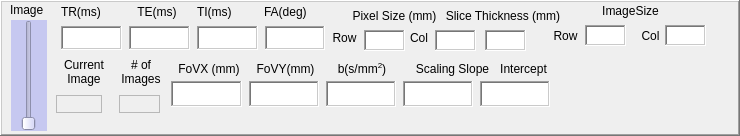
    <widget class="QFrame" name="frmImageParameters">
     <property name="geometry">
      <rect>
       <x>5</x>
       <y>335</y>
       <width>740</width>
       <height>136</height>
      </rect>
     </property>
     <property name="autoFillBackground">
      <bool>true</bool>
     </property>
     <property name="frameShape">
      <enum>QFrame::WinPanel</enum>
     </property>
     <property name="frameShadow">
      <enum>QFrame::Raised</enum>
     </property>
     <widget class="QSlider" name="vsImage">
      <property name="geometry">
       <rect>
        <x>11</x>
        <y>20</y>
        <width>36</width>
        <height>111</height>
       </rect>
      </property>
      <property name="palette">
       <palette>
        <active>
         <colorrole role="WindowText">
          <brush brushstyle="SolidPattern">
           <color alpha="255">
            <red>0</red>
            <green>0</green>
            <blue>0</blue>
           </color>
          </brush>
         </colorrole>
         <colorrole role="Button">
          <brush brushstyle="SolidPattern">
           <color alpha="255">
            <red>198</red>
            <green>200</green>
            <blue>240</blue>
           </color>
          </brush>
         </colorrole>
         <colorrole role="Light">
          <brush brushstyle="SolidPattern">
           <color alpha="255">
            <red>255</red>
            <green>255</green>
            <blue>255</blue>
           </color>
          </brush>
         </colorrole>
         <colorrole role="Midlight">
          <brush brushstyle="SolidPattern">
           <color alpha="255">
            <red>226</red>
            <green>227</green>
            <blue>247</blue>
           </color>
          </brush>
         </colorrole>
         <colorrole role="Dark">
          <brush brushstyle="SolidPattern">
           <color alpha="255">
            <red>99</red>
            <green>100</green>
            <blue>120</blue>
           </color>
          </brush>
         </colorrole>
         <colorrole role="Mid">
          <brush brushstyle="SolidPattern">
           <color alpha="255">
            <red>132</red>
            <green>133</green>
            <blue>160</blue>
           </color>
          </brush>
         </colorrole>
         <colorrole role="Text">
          <brush brushstyle="SolidPattern">
           <color alpha="255">
            <red>0</red>
            <green>0</green>
            <blue>0</blue>
           </color>
          </brush>
         </colorrole>
         <colorrole role="BrightText">
          <brush brushstyle="SolidPattern">
           <color alpha="255">
            <red>255</red>
            <green>255</green>
            <blue>255</blue>
           </color>
          </brush>
         </colorrole>
         <colorrole role="ButtonText">
          <brush brushstyle="SolidPattern">
           <color alpha="255">
            <red>0</red>
            <green>0</green>
            <blue>0</blue>
           </color>
          </brush>
         </colorrole>
         <colorrole role="Base">
          <brush brushstyle="SolidPattern">
           <color alpha="255">
            <red>255</red>
            <green>255</green>
            <blue>255</blue>
           </color>
          </brush>
         </colorrole>
         <colorrole role="Window">
          <brush brushstyle="SolidPattern">
           <color alpha="255">
            <red>198</red>
            <green>200</green>
            <blue>240</blue>
           </color>
          </brush>
         </colorrole>
         <colorrole role="Shadow">
          <brush brushstyle="SolidPattern">
           <color alpha="255">
            <red>0</red>
            <green>0</green>
            <blue>0</blue>
           </color>
          </brush>
         </colorrole>
         <colorrole role="AlternateBase">
          <brush brushstyle="SolidPattern">
           <color alpha="255">
            <red>226</red>
            <green>227</green>
            <blue>247</blue>
           </color>
          </brush>
         </colorrole>
         <colorrole role="ToolTipBase">
          <brush brushstyle="SolidPattern">
           <color alpha="255">
            <red>255</red>
            <green>255</green>
            <blue>220</blue>
           </color>
          </brush>
         </colorrole>
         <colorrole role="ToolTipText">
          <brush brushstyle="SolidPattern">
           <color alpha="255">
            <red>0</red>
            <green>0</green>
            <blue>0</blue>
           </color>
          </brush>
         </colorrole>
        </active>
        <inactive>
         <colorrole role="WindowText">
          <brush brushstyle="SolidPattern">
           <color alpha="255">
            <red>0</red>
            <green>0</green>
            <blue>0</blue>
           </color>
          </brush>
         </colorrole>
         <colorrole role="Button">
          <brush brushstyle="SolidPattern">
           <color alpha="255">
            <red>198</red>
            <green>200</green>
            <blue>240</blue>
           </color>
          </brush>
         </colorrole>
         <colorrole role="Light">
          <brush brushstyle="SolidPattern">
           <color alpha="255">
            <red>255</red>
            <green>255</green>
            <blue>255</blue>
           </color>
          </brush>
         </colorrole>
         <colorrole role="Midlight">
          <brush brushstyle="SolidPattern">
           <color alpha="255">
            <red>226</red>
            <green>227</green>
            <blue>247</blue>
           </color>
          </brush>
         </colorrole>
         <colorrole role="Dark">
          <brush brushstyle="SolidPattern">
           <color alpha="255">
            <red>99</red>
            <green>100</green>
            <blue>120</blue>
           </color>
          </brush>
         </colorrole>
         <colorrole role="Mid">
          <brush brushstyle="SolidPattern">
           <color alpha="255">
            <red>132</red>
            <green>133</green>
            <blue>160</blue>
           </color>
          </brush>
         </colorrole>
         <colorrole role="Text">
          <brush brushstyle="SolidPattern">
           <color alpha="255">
            <red>0</red>
            <green>0</green>
            <blue>0</blue>
           </color>
          </brush>
         </colorrole>
         <colorrole role="BrightText">
          <brush brushstyle="SolidPattern">
           <color alpha="255">
            <red>255</red>
            <green>255</green>
            <blue>255</blue>
           </color>
          </brush>
         </colorrole>
         <colorrole role="ButtonText">
          <brush brushstyle="SolidPattern">
           <color alpha="255">
            <red>0</red>
            <green>0</green>
            <blue>0</blue>
           </color>
          </brush>
         </colorrole>
         <colorrole role="Base">
          <brush brushstyle="SolidPattern">
           <color alpha="255">
            <red>255</red>
            <green>255</green>
            <blue>255</blue>
           </color>
          </brush>
         </colorrole>
         <colorrole role="Window">
          <brush brushstyle="SolidPattern">
           <color alpha="255">
            <red>198</red>
            <green>200</green>
            <blue>240</blue>
           </color>
          </brush>
         </colorrole>
         <colorrole role="Shadow">
          <brush brushstyle="SolidPattern">
           <color alpha="255">
            <red>0</red>
            <green>0</green>
            <blue>0</blue>
           </color>
          </brush>
         </colorrole>
         <colorrole role="AlternateBase">
          <brush brushstyle="SolidPattern">
           <color alpha="255">
            <red>226</red>
            <green>227</green>
            <blue>247</blue>
           </color>
          </brush>
         </colorrole>
         <colorrole role="ToolTipBase">
          <brush brushstyle="SolidPattern">
           <color alpha="255">
            <red>255</red>
            <green>255</green>
            <blue>220</blue>
           </color>
          </brush>
         </colorrole>
         <colorrole role="ToolTipText">
          <brush brushstyle="SolidPattern">
           <color alpha="255">
            <red>0</red>
            <green>0</green>
            <blue>0</blue>
           </color>
          </brush>
         </colorrole>
        </inactive>
        <disabled>
         <colorrole role="WindowText">
          <brush brushstyle="SolidPattern">
           <color alpha="255">
            <red>99</red>
            <green>100</green>
            <blue>120</blue>
           </color>
          </brush>
         </colorrole>
         <colorrole role="Button">
          <brush brushstyle="SolidPattern">
           <color alpha="255">
            <red>198</red>
            <green>200</green>
            <blue>240</blue>
           </color>
          </brush>
         </colorrole>
         <colorrole role="Light">
          <brush brushstyle="SolidPattern">
           <color alpha="255">
            <red>255</red>
            <green>255</green>
            <blue>255</blue>
           </color>
          </brush>
         </colorrole>
         <colorrole role="Midlight">
          <brush brushstyle="SolidPattern">
           <color alpha="255">
            <red>226</red>
            <green>227</green>
            <blue>247</blue>
           </color>
          </brush>
         </colorrole>
         <colorrole role="Dark">
          <brush brushstyle="SolidPattern">
           <color alpha="255">
            <red>99</red>
            <green>100</green>
            <blue>120</blue>
           </color>
          </brush>
         </colorrole>
         <colorrole role="Mid">
          <brush brushstyle="SolidPattern">
           <color alpha="255">
            <red>132</red>
            <green>133</green>
            <blue>160</blue>
           </color>
          </brush>
         </colorrole>
         <colorrole role="Text">
          <brush brushstyle="SolidPattern">
           <color alpha="255">
            <red>99</red>
            <green>100</green>
            <blue>120</blue>
           </color>
          </brush>
         </colorrole>
         <colorrole role="BrightText">
          <brush brushstyle="SolidPattern">
           <color alpha="255">
            <red>255</red>
            <green>255</green>
            <blue>255</blue>
           </color>
          </brush>
         </colorrole>
         <colorrole role="ButtonText">
          <brush brushstyle="SolidPattern">
           <color alpha="255">
            <red>99</red>
            <green>100</green>
            <blue>120</blue>
           </color>
          </brush>
         </colorrole>
         <colorrole role="Base">
          <brush brushstyle="SolidPattern">
           <color alpha="255">
            <red>198</red>
            <green>200</green>
            <blue>240</blue>
           </color>
          </brush>
         </colorrole>
         <colorrole role="Window">
          <brush brushstyle="SolidPattern">
           <color alpha="255">
            <red>198</red>
            <green>200</green>
            <blue>240</blue>
           </color>
          </brush>
         </colorrole>
         <colorrole role="Shadow">
          <brush brushstyle="SolidPattern">
           <color alpha="255">
            <red>0</red>
            <green>0</green>
            <blue>0</blue>
           </color>
          </brush>
         </colorrole>
         <colorrole role="AlternateBase">
          <brush brushstyle="SolidPattern">
           <color alpha="255">
            <red>198</red>
            <green>200</green>
            <blue>240</blue>
           </color>
          </brush>
         </colorrole>
         <colorrole role="ToolTipBase">
          <brush brushstyle="SolidPattern">
           <color alpha="255">
            <red>255</red>
            <green>255</green>
            <blue>220</blue>
           </color>
          </brush>
         </colorrole>
         <colorrole role="ToolTipText">
          <brush brushstyle="SolidPattern">
           <color alpha="255">
            <red>0</red>
            <green>0</green>
            <blue>0</blue>
           </color>
          </brush>
         </colorrole>
        </disabled>
       </palette>
      </property>
      <property name="autoFillBackground">
       <bool>true</bool>
      </property>
      <property name="minimum">
       <number>1</number>
      </property>
      <property name="pageStep">
       <number>1</number>
      </property>
      <property name="orientation">
       <enum>Qt::Vertical</enum>
      </property>
      <property name="invertedAppearance">
       <bool>false</bool>
      </property>
      <property name="tickPosition">
       <enum>QSlider::NoTicks</enum>
      </property>
     </widget>
     <widget class="QTextEdit" name="lblSliceThickness">
      <property name="geometry">
       <rect>
        <x>485</x>
        <y>30</y>
        <width>41</width>
        <height>21</height>
       </rect>
      </property>
      <property name="frameShape">
       <enum>QFrame::WinPanel</enum>
      </property>
      <property name="verticalScrollBarPolicy">
       <enum>Qt::ScrollBarAlwaysOff</enum>
      </property>
     </widget>
     <widget class="QTextEdit" name="lblColumns">
      <property name="enabled">
       <bool>true</bool>
      </property>
      <property name="geometry">
       <rect>
        <x>665</x>
        <y>25</y>
        <width>41</width>
        <height>21</height>
       </rect>
      </property>
      <property name="frameShape">
       <enum>QFrame::WinPanel</enum>
      </property>
      <property name="verticalScrollBarPolicy">
       <enum>Qt::ScrollBarAlwaysOff</enum>
      </property>
     </widget>
     <widget class="QLabel" name="label_13">
      <property name="geometry">
       <rect>
        <x>445</x>
        <y>0</y>
        <width>116</width>
        <height>32</height>
       </rect>
      </property>
      <property name="text">
       <string>Slice Thickness (mm)</string>
      </property>
      <property name="alignment">
       <set>Qt::AlignCenter</set>
      </property>
      <property name="wordWrap">
       <bool>true</bool>
      </property>
     </widget>
     <widget class="QTextEdit" name="lblRows">
      <property name="enabled">
       <bool>true</bool>
      </property>
      <property name="geometry">
       <rect>
        <x>585</x>
        <y>25</y>
        <width>41</width>
        <height>21</height>
       </rect>
      </property>
      <property name="frameShape">
       <enum>QFrame::WinPanel</enum>
      </property>
      <property name="verticalScrollBarPolicy">
       <enum>Qt::ScrollBarAlwaysOff</enum>
      </property>
     </widget>
     <widget class="QLabel" name="label_18">
      <property name="geometry">
       <rect>
        <x>595</x>
        <y>0</y>
        <width>71</width>
        <height>21</height>
       </rect>
      </property>
      <property name="text">
       <string>ImageSize</string>
      </property>
      <property name="alignment">
       <set>Qt::AlignCenter</set>
      </property>
      <property name="wordWrap">
       <bool>true</bool>
      </property>
     </widget>
     <widget class="QLabel" name="label_21">
      <property name="geometry">
       <rect>
        <x>635</x>
        <y>25</y>
        <width>31</width>
        <height>21</height>
       </rect>
      </property>
      <property name="text">
       <string>Col</string>
      </property>
      <property name="alignment">
       <set>Qt::AlignCenter</set>
      </property>
      <property name="wordWrap">
       <bool>true</bool>
      </property>
     </widget>
     <widget class="QLabel" name="label_24">
      <property name="geometry">
       <rect>
        <x>550</x>
        <y>25</y>
        <width>31</width>
        <height>21</height>
       </rect>
      </property>
      <property name="text">
       <string>Row</string>
      </property>
      <property name="alignment">
       <set>Qt::AlignCenter</set>
      </property>
      <property name="wordWrap">
       <bool>true</bool>
      </property>
     </widget>
     <widget class="QLabel" name="label_20">
      <property name="geometry">
       <rect>
        <x>10</x>
        <y>0</y>
        <width>43</width>
        <height>19</height>
       </rect>
      </property>
      <property name="layoutDirection">
       <enum>Qt::LeftToRight</enum>
      </property>
      <property name="text">
       <string>Image</string>
      </property>
     </widget>
     <widget class="QLabel" name="label_15">
      <property name="geometry">
       <rect>
        <x>61</x>
        <y>1</y>
        <width>56</width>
        <height>21</height>
       </rect>
      </property>
      <property name="text">
       <string>TR(ms)</string>
      </property>
     </widget>
     <widget class="QLabel" name="label_16">
      <property name="geometry">
       <rect>
        <x>129</x>
        <y>1</y>
        <width>56</width>
        <height>21</height>
       </rect>
      </property>
      <property name="text">
       <string>TE(ms)</string>
      </property>
      <property name="alignment">
       <set>Qt::AlignCenter</set>
      </property>
      <property name="wordWrap">
       <bool>true</bool>
      </property>
     </widget>
     <widget class="QLabel" name="label_12">
      <property name="geometry">
       <rect>
        <x>197</x>
        <y>1</y>
        <width>51</width>
        <height>21</height>
       </rect>
      </property>
      <property name="text">
       <string>TI(ms)</string>
      </property>
     </widget>
     <widget class="QLabel" name="label_19">
      <property name="geometry">
       <rect>
        <x>264</x>
        <y>1</y>
        <width>56</width>
        <height>21</height>
       </rect>
      </property>
      <property name="text">
       <string>FA(deg)</string>
      </property>
     </widget>
     <widget class="QTextEdit" name="lblTR">
      <property name="geometry">
       <rect>
        <x>61</x>
        <y>26</y>
        <width>61</width>
        <height>24</height>
       </rect>
      </property>
      <property name="frameShape">
       <enum>QFrame::WinPanel</enum>
      </property>
      <property name="verticalScrollBarPolicy">
       <enum>Qt::ScrollBarAlwaysOff</enum>
      </property>
     </widget>
     <widget class="QTextEdit" name="lblTE">
      <property name="geometry">
       <rect>
        <x>129</x>
        <y>26</y>
        <width>61</width>
        <height>24</height>
       </rect>
      </property>
      <property name="frameShape">
       <enum>QFrame::WinPanel</enum>
      </property>
      <property name="verticalScrollBarPolicy">
       <enum>Qt::ScrollBarAlwaysOff</enum>
      </property>
     </widget>
     <widget class="QTextEdit" name="lblTI">
      <property name="geometry">
       <rect>
        <x>197</x>
        <y>26</y>
        <width>61</width>
        <height>24</height>
       </rect>
      </property>
      <property name="frameShape">
       <enum>QFrame::WinPanel</enum>
      </property>
      <property name="verticalScrollBarPolicy">
       <enum>Qt::ScrollBarAlwaysOff</enum>
      </property>
     </widget>
     <widget class="QTextEdit" name="lblFA">
      <property name="geometry">
       <rect>
        <x>265</x>
        <y>26</y>
        <width>60</width>
        <height>24</height>
       </rect>
      </property>
      <property name="frameShape">
       <enum>QFrame::WinPanel</enum>
      </property>
      <property name="verticalScrollBarPolicy">
       <enum>Qt::ScrollBarAlwaysOff</enum>
      </property>
     </widget>
     <widget class="QLabel" name="label_23">
      <property name="geometry">
       <rect>
        <x>344</x>
        <y>5</y>
        <width>101</width>
        <height>21</height>
       </rect>
      </property>
      <property name="text">
       <string>Pixel Size (mm)</string>
      </property>
      <property name="alignment">
       <set>Qt::AlignCenter</set>
      </property>
     </widget>
     <widget class="QLabel" name="label_17">
      <property name="geometry">
       <rect>
        <x>332</x>
        <y>30</y>
        <width>25</width>
        <height>16</height>
       </rect>
      </property>
      <property name="text">
       <string>Row</string>
      </property>
      <property name="alignment">
       <set>Qt::AlignCenter</set>
      </property>
      <property name="wordWrap">
       <bool>true</bool>
      </property>
     </widget>
     <widget class="QTextEdit" name="lblPixelSpacingRow">
      <property name="enabled">
       <bool>true</bool>
      </property>
      <property name="geometry">
       <rect>
        <x>364</x>
        <y>30</y>
        <width>41</width>
        <height>21</height>
       </rect>
      </property>
      <property name="frameShape">
       <enum>QFrame::WinPanel</enum>
      </property>
      <property name="verticalScrollBarPolicy">
       <enum>Qt::ScrollBarAlwaysOff</enum>
      </property>
     </widget>
     <widget class="QLabel" name="label_22">
      <property name="geometry">
       <rect>
        <x>410</x>
        <y>30</y>
        <width>18</width>
        <height>16</height>
       </rect>
      </property>
      <property name="text">
       <string>Col</string>
      </property>
      <property name="alignment">
       <set>Qt::AlignCenter</set>
      </property>
      <property name="wordWrap">
       <bool>true</bool>
      </property>
     </widget>
     <widget class="QTextEdit" name="lblPixelSpacingCol">
      <property name="enabled">
       <bool>true</bool>
      </property>
      <property name="geometry">
       <rect>
        <x>435</x>
        <y>30</y>
        <width>41</width>
        <height>21</height>
       </rect>
      </property>
      <property name="frameShape">
       <enum>QFrame::WinPanel</enum>
      </property>
      <property name="verticalScrollBarPolicy">
       <enum>Qt::ScrollBarAlwaysOff</enum>
      </property>
     </widget>
     <widget class="QLabel" name="label_33">
      <property name="geometry">
       <rect>
        <x>176</x>
        <y>61</y>
        <width>66</width>
        <height>16</height>
       </rect>
      </property>
      <property name="text">
       <string>FoVX (mm)</string>
      </property>
      <property name="alignment">
       <set>Qt::AlignCenter</set>
      </property>
      <property name="wordWrap">
       <bool>true</bool>
      </property>
     </widget>
     <widget class="QLabel" name="label_25">
      <property name="geometry">
       <rect>
        <x>335</x>
        <y>61</y>
        <width>54</width>
        <height>16</height>
       </rect>
      </property>
      <property name="text">
       <string>&lt;html&gt;&lt;head/&gt;&lt;body&gt;&lt;p&gt;b(s/mm&lt;span style=&quot; vertical-align:super;&quot;&gt;2&lt;/span&gt;)&lt;/p&gt;&lt;/body&gt;&lt;/html&gt;</string>
      </property>
      <property name="alignment">
       <set>Qt::AlignCenter</set>
      </property>
      <property name="wordWrap">
       <bool>true</bool>
      </property>
     </widget>
     <widget class="QLabel" name="label_32">
      <property name="geometry">
       <rect>
        <x>255</x>
        <y>61</y>
        <width>61</width>
        <height>16</height>
       </rect>
      </property>
      <property name="text">
       <string>FoVY(mm)</string>
      </property>
      <property name="alignment">
       <set>Qt::AlignCenter</set>
      </property>
      <property name="wordWrap">
       <bool>true</bool>
      </property>
     </widget>
     <widget class="QLabel" name="label_51">
      <property name="geometry">
       <rect>
        <x>414</x>
        <y>61</y>
        <width>77</width>
        <height>16</height>
       </rect>
      </property>
      <property name="text">
       <string>Scaling Slope</string>
      </property>
      <property name="alignment">
       <set>Qt::AlignCenter</set>
      </property>
      <property name="wordWrap">
       <bool>true</bool>
      </property>
     </widget>
     <widget class="QLabel" name="label_50">
      <property name="geometry">
       <rect>
        <x>498</x>
        <y>61</y>
        <width>51</width>
        <height>16</height>
       </rect>
      </property>
      <property name="text">
       <string>Intercept</string>
      </property>
      <property name="alignment">
       <set>Qt::AlignCenter</set>
      </property>
      <property name="wordWrap">
       <bool>true</bool>
      </property>
     </widget>
     <widget class="QTextEdit" name="lblFoVX">
      <property name="geometry">
       <rect>
        <x>171</x>
        <y>81</y>
        <width>71</width>
        <height>26</height>
       </rect>
      </property>
      <property name="frameShape">
       <enum>QFrame::WinPanel</enum>
      </property>
      <property name="verticalScrollBarPolicy">
       <enum>Qt::ScrollBarAlwaysOff</enum>
      </property>
     </widget>
     <widget class="QTextEdit" name="lblFoVY">
      <property name="geometry">
       <rect>
        <x>249</x>
        <y>81</y>
        <width>70</width>
        <height>26</height>
       </rect>
      </property>
      <property name="frameShape">
       <enum>QFrame::WinPanel</enum>
      </property>
      <property name="verticalScrollBarPolicy">
       <enum>Qt::ScrollBarAlwaysOff</enum>
      </property>
     </widget>
     <widget class="QTextEdit" name="lblbValue">
      <property name="geometry">
       <rect>
        <x>326</x>
        <y>81</y>
        <width>70</width>
        <height>26</height>
       </rect>
      </property>
      <property name="frameShape">
       <enum>QFrame::WinPanel</enum>
      </property>
      <property name="verticalScrollBarPolicy">
       <enum>Qt::ScrollBarAlwaysOff</enum>
      </property>
     </widget>
     <widget class="QTextEdit" name="lblScaleSlope">
      <property name="geometry">
       <rect>
        <x>403</x>
        <y>81</y>
        <width>70</width>
        <height>26</height>
       </rect>
      </property>
      <property name="font">
       <font>
        <family>Arial</family>
       </font>
      </property>
      <property name="frameShape">
       <enum>QFrame::WinPanel</enum>
      </property>
      <property name="verticalScrollBarPolicy">
       <enum>Qt::ScrollBarAlwaysOff</enum>
      </property>
     </widget>
     <widget class="QTextEdit" name="lblScaleIntercept">
      <property name="geometry">
       <rect>
        <x>480</x>
        <y>81</y>
        <width>70</width>
        <height>26</height>
       </rect>
      </property>
      <property name="font">
       <font>
        <family>Arial</family>
       </font>
      </property>
      <property name="frameShape">
       <enum>QFrame::WinPanel</enum>
      </property>
      <property name="verticalScrollBarPolicy">
       <enum>Qt::ScrollBarAlwaysOff</enum>
      </property>
     </widget>
     <widget class="QLabel" name="lblnImages">
      <property name="geometry">
       <rect>
        <x>119</x>
        <y>95</y>
        <width>41</width>
        <height>18</height>
       </rect>
      </property>
      <property name="frameShape">
       <enum>QFrame::StyledPanel</enum>
      </property>
      <property name="text">
       <string/>
      </property>
     </widget>
     <widget class="QLabel" name="label_10">
      <property name="geometry">
       <rect>
        <x>56</x>
        <y>56</y>
        <width>56</width>
        <height>32</height>
       </rect>
      </property>
      <property name="text">
       <string>Current Image</string>
      </property>
      <property name="alignment">
       <set>Qt::AlignCenter</set>
      </property>
      <property name="wordWrap">
       <bool>true</bool>
      </property>
     </widget>
     <widget class="QLabel" name="lblCurrentImage">
      <property name="geometry">
       <rect>
        <x>56</x>
        <y>95</y>
        <width>46</width>
        <height>18</height>
       </rect>
      </property>
      <property name="frameShape">
       <enum>QFrame::StyledPanel</enum>
      </property>
      <property name="text">
       <string/>
      </property>
     </widget>
     <widget class="QLabel" name="label_11">
      <property name="geometry">
       <rect>
        <x>119</x>
        <y>56</y>
        <width>44</width>
        <height>32</height>
       </rect>
      </property>
      <property name="text">
       <string># of Images</string>
      </property>
      <property name="alignment">
       <set>Qt::AlignCenter</set>
      </property>
      <property name="wordWrap">
       <bool>true</bool>
      </property>
     </widget>
     <zorder>label_15</zorder>
     <zorder>label_16</zorder>
     <zorder>label_12</zorder>
     <zorder>label_19</zorder>
     <zorder>lblTR</zorder>
     <zorder>lblTE</zorder>
     <zorder>lblTI</zorder>
     <zorder>lblFA</zorder>
     <zorder>label_23</zorder>
     <zorder>label_17</zorder>
     <zorder>lblPixelSpacingRow</zorder>
     <zorder>label_22</zorder>
     <zorder>lblPixelSpacingCol</zorder>
     <zorder>label_33</zorder>
     <zorder>label_25</zorder>
     <zorder>label_32</zorder>
     <zorder>label_51</zorder>
     <zorder>label_50</zorder>
     <zorder>lblFoVX</zorder>
     <zorder>lblFoVY</zorder>
     <zorder>lblbValue</zorder>
     <zorder>lblScaleSlope</zorder>
     <zorder>lblScaleIntercept</zorder>
     <zorder>lblnImages</zorder>
     <zorder>label_10</zorder>
     <zorder>lblCurrentImage</zorder>
     <zorder>label_11</zorder>
     <zorder>vsImage</zorder>
     <zorder>lblSliceThickness</zorder>
     <zorder>lblColumns</zorder>
     <zorder>label_13</zorder>
     <zorder>lblRows</zorder>
     <zorder>label_18</zorder>
     <zorder>label_21</zorder>
     <zorder>label_24</zorder>
     <zorder>label_20</zorder>
    </widget>
